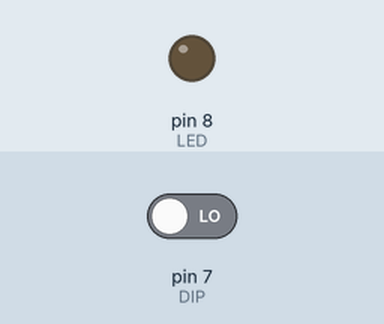
Recording of a sketch running on a simulated Arduino Uno, built with avr-gcc and run on an emulated ATmega328P. Parts: output pins drawn as LEDs (lit = HIGH). The inputs (shaded band) are chosen by the test bench; at power-on: pin 7 (DIP) LOW. What the sketch prints to the serial monitor is not drawn.

Above: at 1.2 s.
1.3 s: pin 7 (DIP) driven HIGH
At 2.2 s:
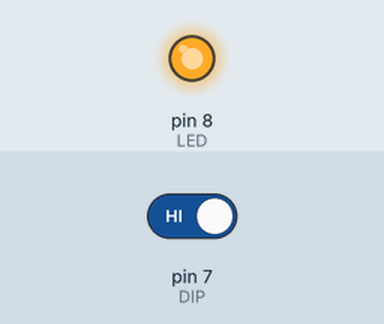
2.8 s: pin 7 (DIP) driven LOW
At 3.4 s:
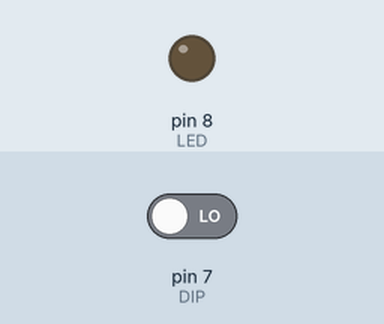
Timing chart, 0 to 5.8 s (numbered marks = the images above; inputs shaded):
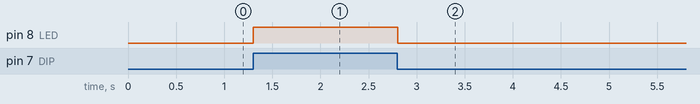

Measured:
- after the input at 1.3 s, pin 8 (LED): LOW → HIGH at once
- after the input at 2.8 s, pin 8 (LED): HIGH → LOW at once

The sketch:

dipswitch.ino
```cpp
#define LED 8
#define DIP 7

int edoDip = 0;

void setup()
{
  pinMode(DIP, INPUT);
  pinMode(LED, OUTPUT);
  Serial.begin(9600);
}

void loop()
{
  edoDip = digitalRead(DIP);
  if (edoDip == HIGH)
  {
    digitalWrite(LED, 1);
    Serial.println("1");
  }
  else
  {
    digitalWrite(LED, 0);
    Serial.println("0");
  }
}
```
